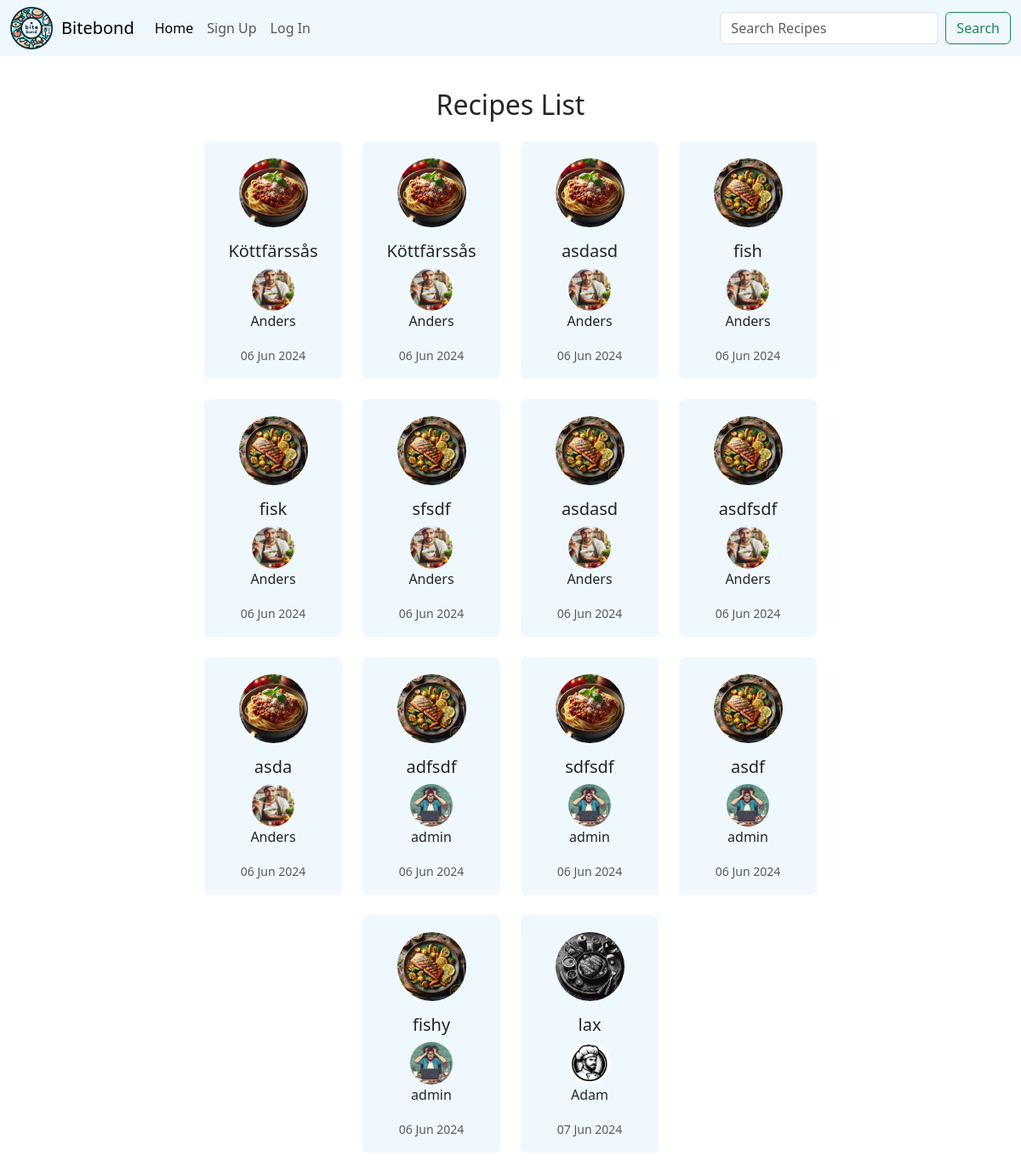
Before: /recipes/ with the older database file.
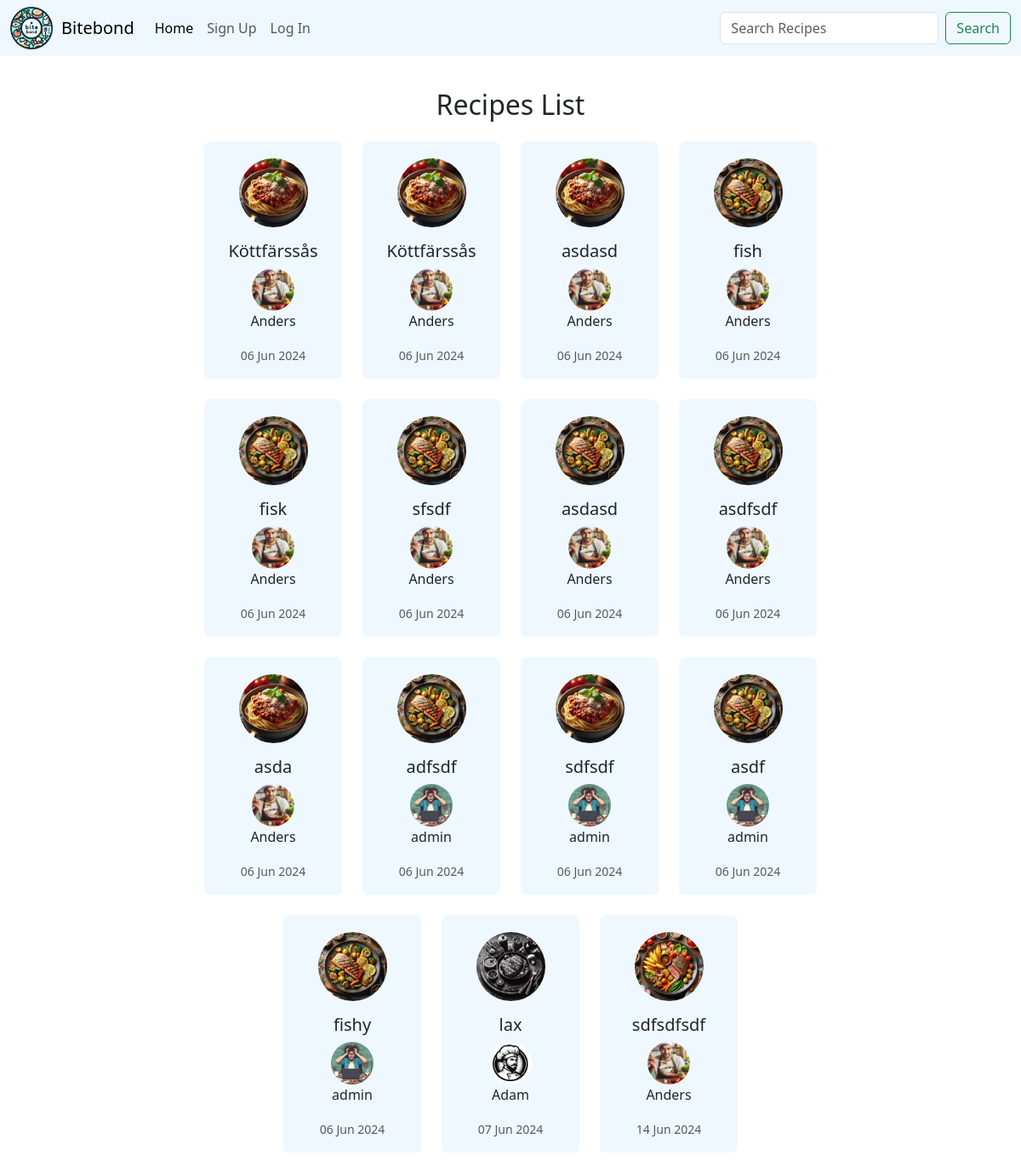
After: the same page with the newer database file.
### app/models.py (models this page shows, shortened)
class Recipe(models.Model):
    user = models.ForeignKey(User, on_delete=models.CASCADE, related_name='recipes', default=1)  # Provide a default user ID
    title = models.CharField(max_length=255)
    ingredients = models.TextField()
    instructions = models.TextField()
    cooking_time = models.IntegerField()
    preparation_time = models.IntegerField()
    serving_size = models.IntegerField()
    tips = models.TextField(blank=True, null=True)
    picture = models.ImageField(upload_to='recipes/', blank=True, null=True)
    created_at = models.DateTimeField(default=timezone.now)

class Profile(models.Model):
    user = models.OneToOneField(User, on_delete=models.CASCADE)
    phone_number = models.CharField(max_length=15, blank=True)
    address = models.CharField(max_length=255, blank=True)
    picture = models.ImageField(upload_to='profile_pictures/', default='profile_pictures/profile.jpg')

### app/views.py (the view)
# urls.py: path('recipes/', views.recipes_list, name='recipes_list'),
def recipes_list(request):
    recipes = Recipe.objects.all()
    return render(request, 'recipes_list.html', {'recipes': recipes})

### app/templates/recipes_list.html (shortened to what this page needs)
{% extends 'base.html' %}
{% load static %}
{% block content %}
    <head>
    </head>
    <div class="container mt-5">
        <div class="d-flex justify-content-center mb-3">
            <h2>Recipes List</h2>
        </div>
        <div class="row justify-content-center">
            {% for recipe in recipes %}
                <div class="col-md-2 mb-4 d-flex align-items-stretch">
                    <div class="card text-center" onclick="window.location.href='{% url 'recipe_detail' recipe_id=recipe.id %}'">
                        {% if recipe.picture %}
                            <img id="recipe-picture" src="{{ recipe.picture.url }}" alt="{{ recipe.title }}" class="rounded-circle img-fluid mx-auto d-block" style="max-width: 50%;">
                        {% else %}
                            <img id="recipe-picture" src="{% static 'images/recipe.jpg' %}" alt="Default Recipe Image" class="rounded-circle img-fluid mx-auto d-block" style="max-width: 50%;">
                        {% endif %}
                        <div class="card-body">
                            <h5 class="card-title">{{ recipe.title }}</h5>
                            {% if recipe.user.profile.picture %}
                                <img src="{{ recipe.user.profile.picture.url }}" alt="User Picture" class="rounded-circle img-fluid" style="width: 50px; height: 50px;">
                            {% endif %}
                            <p class="card-text">{{ recipe.user.username }}</p>
                            <p class="card-text"><small class="text-muted">{{ recipe.created_at|date:"d M Y" }}</small></p>
                        </div>
                    </div>
                </div>
                {% if forloop.counter|divisibleby:4 and not forloop.last %}
                    </div><div class="row justify-content-center">
                {% endif %}
            {% empty %}
                <p class="text-center">No Recipe Available</p>
            {% endfor %}
        </div>
    </div>
{% endblock %}

### app/templates/base.html (shortened to what this page needs)
<!DOCTYPE html>
<html lang="en">
<head>
  {% load static %}
  <link href="https://cdn.jsdelivr.net/npm/bootstrap@5.3.3/dist/css/bootstrap.min.css" rel="stylesheet">
  <link rel="stylesheet" href="{% static 'css/styles.css' %}">
  <link rel="stylesheet" href="https://cdnjs.cloudflare.com/ajax/libs/bootstrap-icons/1.8.1/font/bootstrap-icons.min.css">
</head>
<body>
  <nav class="navbar navbar-expand-lg fixed-top">
    <div class="container-fluid">
      <a href="{% url 'home' %}"><img id="bitebond-img" src="{% static 'images/bitebond.png' %}" href="{% url 'home' %}" alt="Bitebond Logo" width="50" height="50"></a>
      <a class="navbar-brand" href="{% url 'home' %}">Bitebond</a>
      <div class="collapse navbar-collapse" id="navbarSupportedContent">
        <ul class="navbar-nav me-auto mb-2 mb-lg-0">
          {% if not user.is_authenticated %}
          <li class="nav-item">
            <a class="nav-link active" aria-current="page" href="{% url 'home' %}">Home</a>
          </li>
          {% endif %}
          {% if not user.is_authenticated %}
          <li class="nav-item">
            <a class="nav-link" href="{% url 'signup' %}">Sign Up</a>
          </li>
          <li class="nav-item">
            <a class="nav-link" href="{% url 'login' %}">Log In</a>
          </li>
          {% else %}
          <li class="nav-item">
            <a class="nav-link" href="{% url 'logout' %}">Log Out</a>
          </li>
          {% endif %}
        </ul>
        <form class="d-flex" role="search">
          <input class="form-control me-2" type="search" placeholder="Search Recipes" aria-label="Search">
          <button class="btn btn-outline-success" type="submit">Search</button>
        </form>
      </div>
    </div>
  </nav>
  <div class="container">
    {% block content %}
    {% endblock %}
  </div>
</body>
</html>

### static/css/styles.css (style rules this page uses)
body { padding-top: 56px; }
.navbar { background-color: aliceblue; }
.card { cursor: pointer; background-color:aliceblue; border: none; }
.card.text-center { border-top-left-radius: 8px; border-top-right-radius: 8px; }
#recipe-picture { margin-top: 20px; }
#bitebond-img { margin-right: 10px; }

Changed rows visible on the page:
added Recipe: picture (picture), title "sdfsdfsdf", user.profile.picture (picture), user.username "Anders", created_at "14 Jun 2024"
